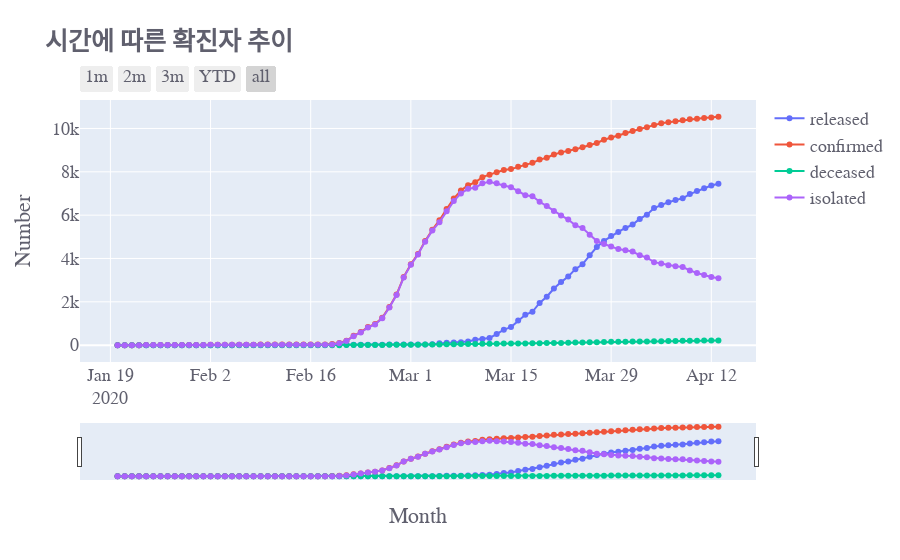

The code cell stored with this chart in its notebook:
### Code cell
fig = go.Figure()
fig.add_trace(go.Scatter(x=time['date'],y= time['released'],
             mode='lines+markers', name='released'))
fig.add_trace(go.Scatter(x=time['date'],y= time['confirmed'],
             mode='lines+markers', name='confirmed'))
fig.add_trace(go.Scatter(x=time['date'],y= time['deceased'],
             mode='lines+markers', name='deceased'))
fig.add_trace(go.Scatter(x=time['date'],y= time['confirmed']-time['released'],
             mode='lines+markers', name='isolated'))

# xaxes : 아래 네모 박스 시간단위로 하는 것 만들어주는 것
fig.update_xaxes(rangeslider_visible=True)

fig.update_layout(title='<b>시간에 따른 확진자 추이</b>',
                   xaxis_title='Month',
                   yaxis_title='Number',
                 font=dict(size=18,color='#60606e',family='Franklin Gothic' ))

# xaxes : 구조 조절하는 것
fig.update_xaxes(
    rangeslider_visible=True,
    rangeselector=dict(
        buttons=list([
            dict(count=1, label="1m", step="month", stepmode="backward"),
            dict(count=2, label="2m", step="month", stepmode="backward"),
            dict(count=3, label="3m", step="month", stepmode="backward"),
            dict(count=1, label="YTD", step="year", stepmode="backward"),
            dict(step="all")
        ])
    )
)
fig.show()
